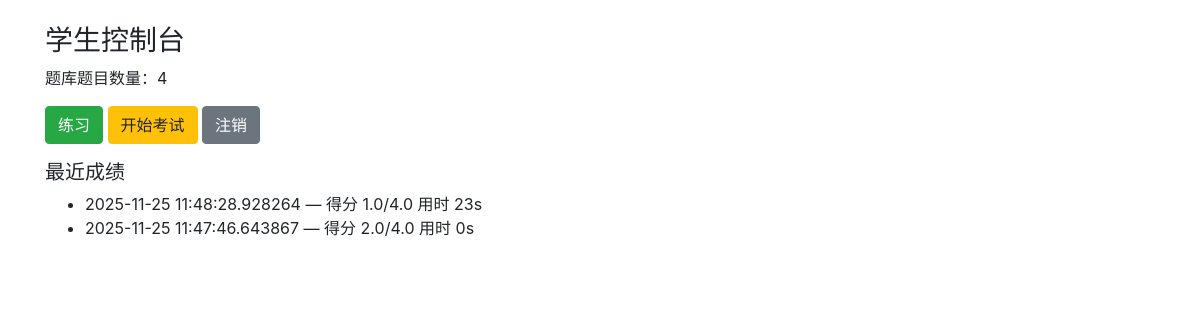
The page /student/dashboard (signed in) on the database its author committed.
### app/models.py (models this page shows)
class ExamRecord(db.Model):
    __tablename__ = 'exam_records'
    id = db.Column(db.Integer, primary_key=True)
    user_id = db.Column(db.Integer)
    score = db.Column(db.Float)
    total = db.Column(db.Float)
    duration_seconds = db.Column(db.Integer)
    created_at = db.Column(db.DateTime, default=datetime.datetime.utcnow)
    details = db.Column(db.Text)  # JSON 格式或字符串化结果

### app/student/routes.py (the view)
@student_bp.route('/dashboard')
@login_required
def dashboard():
    uid = session.get('user_id')
    records = ExamRecord.query.filter_by(user_id=uid).order_by(ExamRecord.created_at.desc()).limit(10).all()
    qcount = Question.query.count()
    return render_template('student/dashboard.html', records=records, qcount=qcount)

### app/student/routes.py (called while the page is built)
def login_required(f):
    from functools import wraps
    @wraps(f)
    def wrapper(*args, **kwargs):
        if 'user_id' not in session:
            flash('请先登录', 'warning')
            return redirect(url_for('auth.login'))
        return f(*args, **kwargs)
    return wrapper

### app/templates/student/dashboard.html (shortened to what this page needs)
{% extends "base.html" %}
{% block content %}
  <h3>学生控制台</h3>
  <p>题库题目数量：{{ qcount }}</p>
  <a class="btn btn-success" href="{{ url_for('student.practice') }}">练习</a>
  <a class="btn btn-warning" href="{{ url_for('student.exam') }}">开始考试</a>
  <a class="btn btn-secondary" href="{{ url_for('auth.logout') }}">注销</a>
  <h5 class="mt-3">最近成绩</h5>
  {% if records %}
    <ul>
      {% for r in records %}
        <li>{{ r.created_at }} — 得分 {{ r.score }}/{{ r.total }} 用时 {{ r.duration_seconds }}s</li>
      {% endfor %}
    </ul>
  {% else %}
    <p>暂无成绩记录。</p>
  {% endif %}
{% endblock %}

### rows shown on the page
ExamRecord: created_at "2025-11-25 11:48:28.928264", score "1.0", total "4.0", duration_seconds "23"
ExamRecord: created_at "2025-11-25 11:47:46.643867", score "2.0", total "4.0", duration_seconds "0"

### other values the page prints
{{ qcount }} "4"
